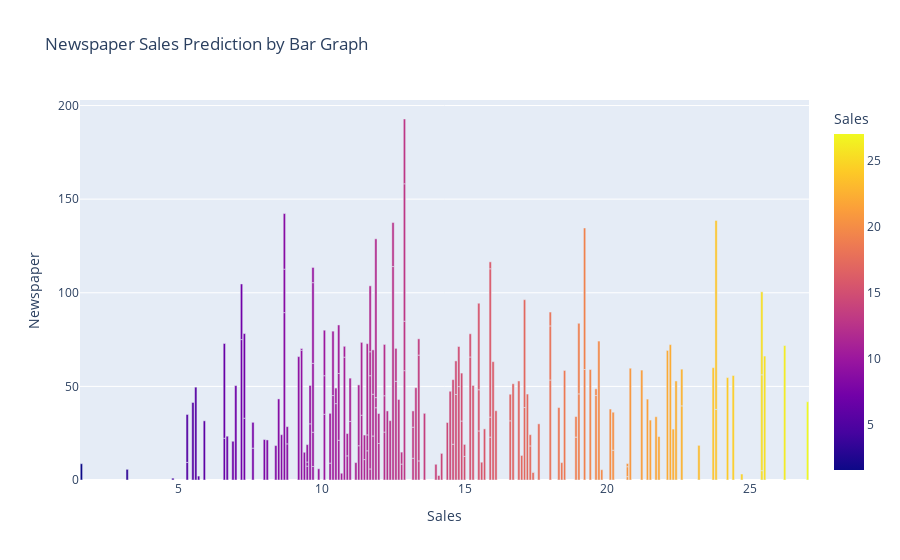

Source (notebook cell):
### Code cell
xy = px.bar(df,x = 'Sales' ,y='Newspaper',color='Sales',
                title = 'Newspaper Sales Prediction by Bar Graph',template = 'plotly')
xy.update_layout(xaxis={'categoryorder':'total descending'})
xy.show()

### Figure 1 — Plotly figure (JSON) as saved in the notebook; plotly's stock layout.template omitted (floating-point values rounded to 4 significant figures; data arrays with more than 128 entries replaced by an {"elided": "..."} marker saying what was removed)
{"data": [{"alignmentgroup": "True", "hovertemplate": "Sales=%{marker.color}<br>Newspaper=%{y}<extra></extra>", "legendgroup": "", "marker": {"color": {"elided": "200 float values"}, "coloraxis": "coloraxis", "pattern": {"shape": ""}}, "name": "", "offsetgroup": "", "orientation": "v", "showlegend": false, "textposition": "auto", "type": "bar", "x": {"elided": "200 float values"}, "xaxis": "x", "y": {"elided": "200 float values"}, "yaxis": "y"}], "layout": {"barmode": "relative", "coloraxis": {"colorbar": {"title": {"text": "Sales"}}, "colorscale": [[0, "#0d0887"], [0.1111, "#46039f"], [0.2222, "#7201a8"], [0.3333, "#9c179e"], [0.4444, "#bd3786"], [0.5556, "#d8576b"], [0.6667, "#ed7953"], [0.7778, "#fb9f3a"], [0.8889, "#fdca26"], [1, "#f0f921"]]}, "legend": {"tracegroupgap": 0}, "title": {"text": "Newspaper Sales Prediction by Bar Graph"}, "xaxis": {"anchor": "y", "categoryorder": "total descending", "domain": [0, 1], "title": {"text": "Sales"}}, "yaxis": {"anchor": "x", "domain": [0, 1], "title": {"text": "Newspaper"}}}}
